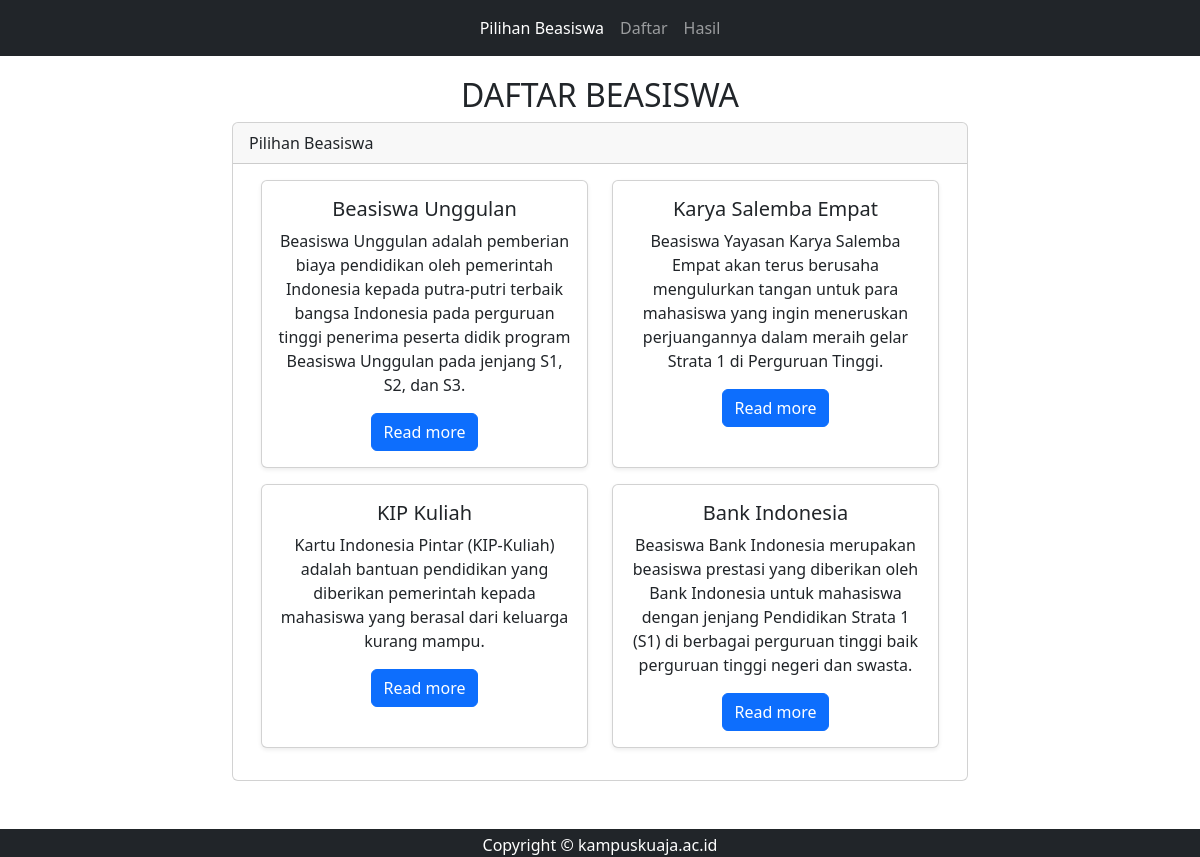
The page / on the database its author committed.
### tables this page shows
CREATE TABLE `tb_beasiswa` (
  `id_beasiswa` int(11) NOT NULL,
  `nama` varchar(255) NOT NULL,
  `deskripsi` varchar(255) NOT NULL,
  `logo` varchar(255) NOT NULL,
  `created_at` timestamp NULL DEFAULT NULL,
  `updated_at` timestamp NULL DEFAULT NULL
);

### function/database.php (called while the page is built, shortened)
<?php
function GetDataBeasiswa($conn)
{
  $sql = "SELECT id_beasiswa, nama, deskripsi, logo FROM tb_beasiswa";
  return mysqli_fetch_all($conn->query($sql), MYSQLI_ASSOC);
}

### index.php (the view)
<?php require 'layout/header.php'; ?>
<?php require 'layout/navbar.php'; ?>
<?php require 'config/database.php'; ?>
<?php require 'function/database.php'; ?>
<?php
$beasiswas = GetDataBeasiswa($conn);
?>
<body>
  <div class="my-1"><br></div>
  <div class="container-md my-5">
    <div class="row justify-content-center">
      <div class="col-md-8 text-center">
        <h2>DAFTAR BEASISWA</h2>
      </div>
    </div>
    <div class="row justify-content-center">
      <div class="col-md-8">
        <div class="card">
          <div class="card-header">
            Pilihan Beasiswa
          </div>
          <div class="card-body">
            <div class="container-block text-center">
              <div class="container align-items-center">
                <div class="row justify-content-center">
                  <?php foreach ($beasiswas as $beasiswa) : ?>
                    <div class="col-md-6 mb-3">
                      <div class="card text-center shadow-sm h-100">
                        <div class="card-body">
                          <h5 class="card-title"><?= $beasiswa['nama'] ?></h5>
                          <p class="card-text"><?= $beasiswa['deskripsi'] ?></p>
                          <a href="./daftar.php" class="btn btn-primary">Read more</a>
                        </div>
                      </div>
                    </div>
                  <?php endforeach; ?>
                </div>
              </div>
            </div>
          </div>
        </div>
      </div>
    </div>
  </div>
  <div class="my-1"><br></div>
  <?php require 'layout/footer.php'; ?>

### rows shown on the page
tb_beasiswa: nama "Beasiswa Unggulan", deskripsi "Beasiswa Unggulan adalah pemberian biaya pendidikan oleh pemerintah Indonesia kepada putra-putri terbaik bangsa Indonesia pada perguruan tinggi penerima peserta didik program Beasiswa Unggulan pada jenjang S1, S2, dan S3."
tb_beasiswa: nama "Karya Salemba Empat", deskripsi "Beasiswa Yayasan Karya Salemba Empat akan terus berusaha mengulurkan tangan untuk para mahasiswa yang ingin meneruskan perjuangannya dalam meraih gelar Strata 1 di Perguruan Tinggi."
tb_beasiswa: nama "KIP Kuliah", deskripsi "Kartu Indonesia Pintar (KIP-Kuliah) adalah bantuan pendidikan yang diberikan pemerintah kepada mahasiswa yang berasal dari keluarga kurang mampu."
tb_beasiswa: nama "Bank Indonesia", deskripsi "Beasiswa Bank Indonesia merupakan beasiswa prestasi yang diberikan oleh Bank Indonesia untuk mahasiswa dengan jenjang Pendidikan Strata 1 (S1) di berbagai perguruan tinggi baik perguruan tinggi negeri dan swasta."
